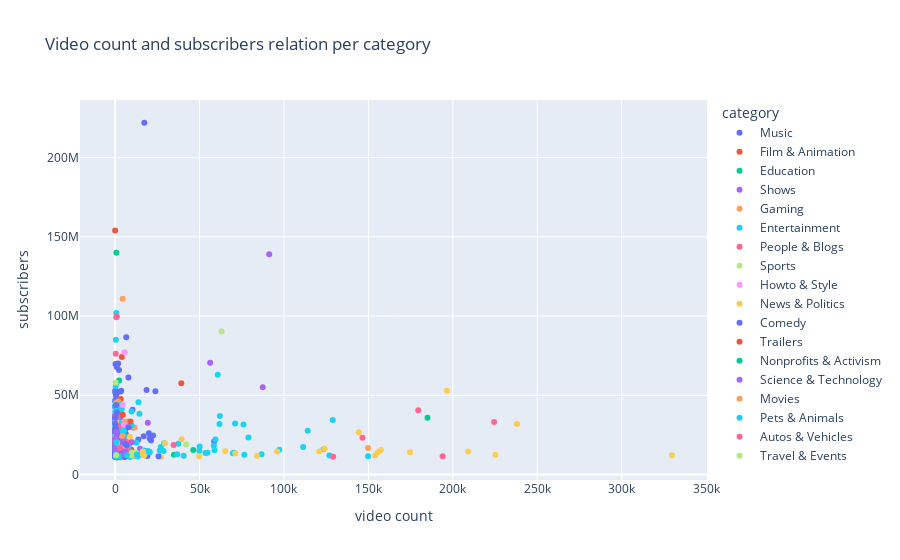
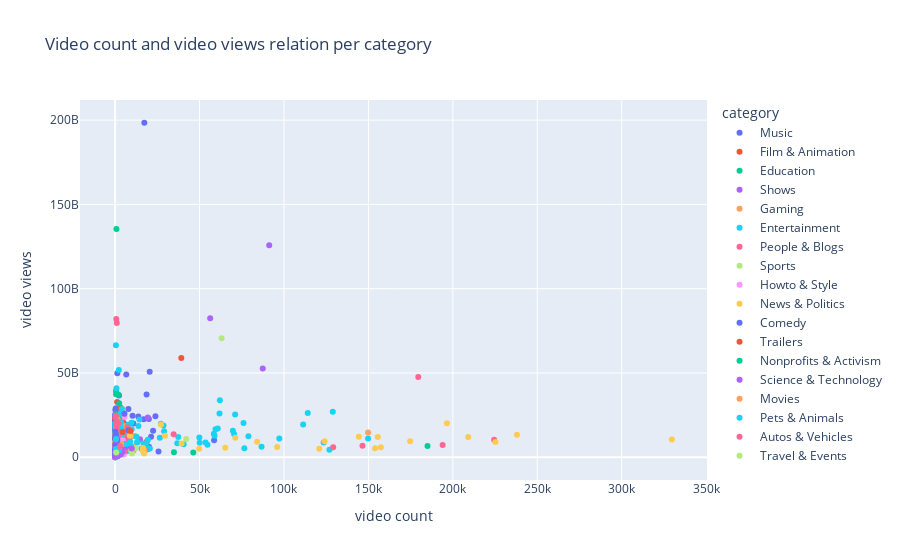

The notebook cell saved with these charts, in order:
### Code cell
fig = px.scatter(youtube, x='video count', y='subscribers', color='category', title='Video count and subscribers relation per category')
fig.show()

fig = px.scatter(youtube, x='video count', y='video views', color='category', title='Video count and video views relation per category')
fig.show()

# We can see that news and politics channels and entertainment usually produce more video but that doesn't mean that they gain more subscribers.
